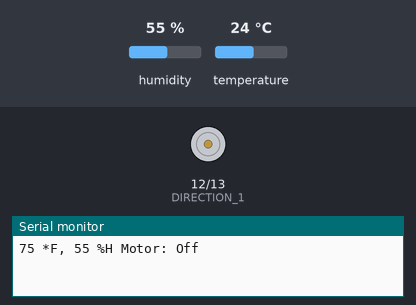
The sketch below on a simulated Arduino Uno, built with avr-gcc and run on an emulated ATmega328P. Shown: motor-driver pin pairs drawn as motors (green arrow = first pin HIGH = forward, orange = second pin HIGH = backward, longer = more drive, scaled by the enable pin), the last lines printed to the serial monitor. Inputs (shaded band) come from the test bench; at power-on: temperature 24 °C, humidity 55 %.

Above: at 2.8 s.
2.9 s: temperature set to 22 °C
At 4.7 s:
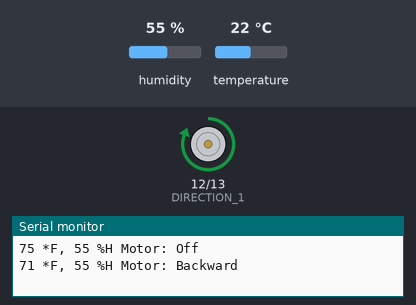
5.6 s: temperature set to 28 °C
At 7.0 s:
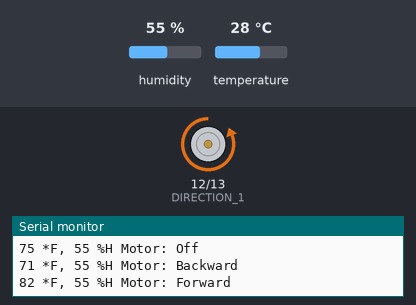
8.3 s: temperature set to 26 °C
At 10.6 s:
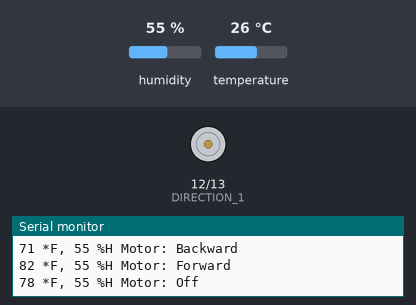
11.6 s: temperature set to 12 °C
At 13.0 s:
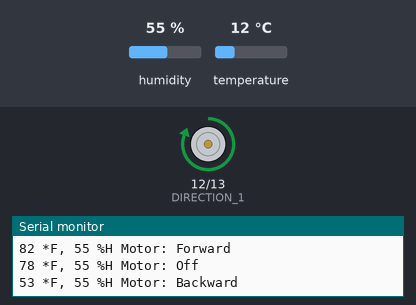
Timing chart, 0 to 14.6 s (numbered marks = the images above; inputs shaded):
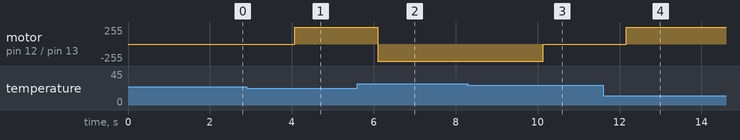

The sketch:

Lab_11.ino
```cpp
// Lab 11 - DHT
// EE 322 - Amy Ru
// Prof Chuck Bland

#include <SimpleDHT.h>

// Setup variables
const int DHT_PIN = 5;
const int SPEED_PIN = 11;
const int DIRECTION_1 = 12;
const int DIRECTION_2 = 13;

int tempF;
int lastTemp = -200;
SimpleDHT11 dht11(DHT_PIN);

void setup()
  {
  // setup serial rate and pins
  Serial.begin(9600);
  pinMode(SPEED_PIN, OUTPUT);
  pinMode(DIRECTION_1, OUTPUT);
  pinMode(DIRECTION_2, OUTPUT);
  }

void loop()
  {
  byte temperature = 0; //set initial temp to 0
  byte humidity = 0; // set initial humidity to 0
  int err = SimpleDHTErrSuccess;

  // reporting error statement to serial monitor (from github example)
  if ((err = dht11.read(&temperature, &humidity, NULL)) != SimpleDHTErrSuccess)
    {
    Serial.print("Read DHT11 failed, err=");
    Serial.print(SimpleDHTErrCode(err));
    Serial.print(",");
    Serial.println(SimpleDHTErrDuration(err));
    delay(1000);
    return;
    }

  // convert to Fahrenheit
  tempF = (int)(((float)temperature * 1.8) + 32);

  if (tempF != lastTemp)
  {
    lastTemp = tempF;
      Serial.print((int)tempF); Serial.print(" *F, ");
      Serial.print((int)humidity); Serial.print(" %H Motor: ");

  if(tempF < 75) // spin counterclockwise
    {
    digitalWrite(DIRECTION_1, HIGH); // turn on RED LED
    digitalWrite(DIRECTION_2, LOW);
    digitalWrite(SPEED_PIN, HIGH);
    Serial.println("Backward");
    }
   else if(tempF > 80) // spin clockwise
    {
    digitalWrite(DIRECTION_1, LOW);
    digitalWrite(DIRECTION_2, HIGH); // turn on GREEN LED
    digitalWrite(SPEED_PIN, HIGH);
    Serial.println("Forward");
    }
   else
    {
    digitalWrite(SPEED_PIN, LOW);
    Serial.println("Off");
    }
  }
  delay(2000);
  }
```

Measured:
- the behaviour switches between 24 and 23 °C on temperature (found by bisection; images 0 and 1)
- the behaviour switches between 28 and 27 °C on temperature (found by bisection; images 2 and 3)
- after the input at 2.9 s, motor on pin 12 (DIRECTION_1) / pin 13 (DIRECTION_2): stopped → forward 255/255 after 1.2 s
- after the input at 5.6 s, motor on pin 12 (DIRECTION_1) / pin 13 (DIRECTION_2): forward 255/255 → backward 255/255 after 0.49 s
- after the input at 8.3 s, motor on pin 12 (DIRECTION_1) / pin 13 (DIRECTION_2): backward 255/255 → stopped after 1.8 s
- after the input at 11.6 s, motor on pin 12 (DIRECTION_1) / pin 13 (DIRECTION_2): stopped → forward 255/255 after 0.57 s
